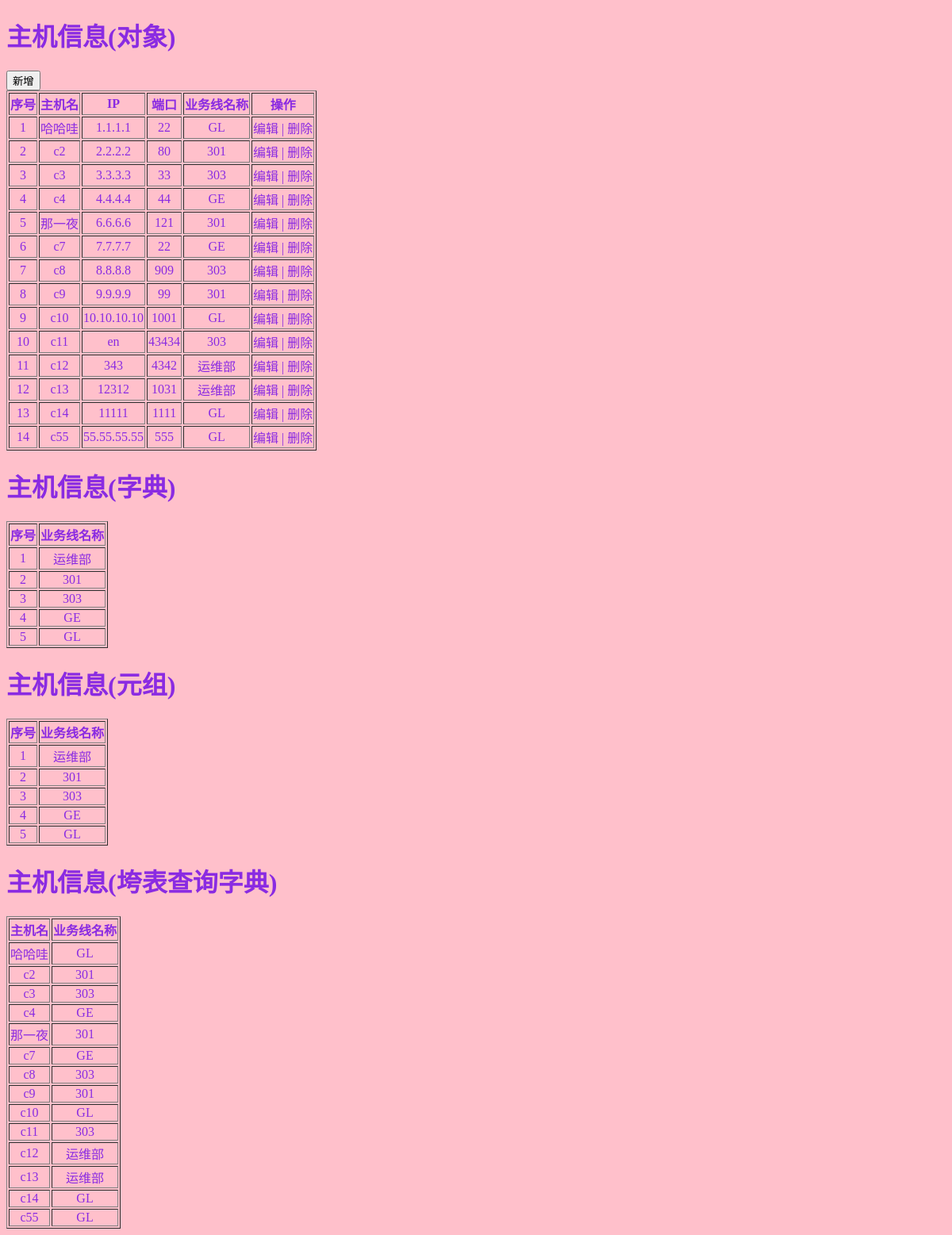
The page /cmdb/hosts on the database its author committed.
### cmdb/models.py (models this page shows)
class Hosts(models.Model):
    hostname = models.CharField(max_length=32)
    ip = models.GenericIPAddressField(max_length=32,unique=True)
    port = models.IntegerField()
    business = models.ForeignKey(to='Business',to_field='id')

class Business(models.Model):
    caption = models.CharField(max_length=32)
    code = models.IntegerField()

### cmdb/views.py (the view, shortened to what this page needs)
def hosts(request):
    for k,v in request.environ.items():
        print(k,v)
    if request.method == 'GET':
        v1 = models.Hosts.objects.all() #对象
        v2 = models.Business.objects.all().values() #字典
        v3 = models.Business.objects.all().values_list() #元组
        business_info = models.Business.objects.all()
        v4 = models.Hosts.objects.all().values('hostname','business__caption')
        return render(request,'hosts.html',{'v1':v1,'v2':v2,'v3':v3,'business_info':business_info,'v4':v4})

### templates/hosts.html (shortened to what this page needs)
<!DOCTYPE html>
<html lang="en">
<head>
    <link rel="stylesheet" href="/static/test.css"/>
</head>
<body>
    <h1>主机信息(对象)</h1>
    <input type="button" id="addhost" value="新增">
    <table border="1">
        <thead>
            <tr>
                <th>序号</th>
                <th>主机名</th>
                <th>IP</th>
                <th>端口</th>
                <th>业务线名称</th>
                <th>操作</th>
            </tr>
        </thead>
        <tbody>
            {% for row in v1 %}
            <tr hid="{{ row.id }}">
                <td>{{ forloop.counter }}</td>
                <td id="hostname">{{ row.hostname }}</td>
                <td id="ip">{{ row.ip }}</td>
                <td id="port">{{ row.port  }}</td>
                <td id="bus" bid="{{ row.business_id }}">{{ row.business.caption }}</td>
                <td><a class="edithost">编辑</a> | <a class="delhost">删除</a></td>
            </tr>
            {% endfor %}
        </tbody>
    </table>
    <h1>主机信息(字典)</h1>
    <table border="1">
        <thead>
            <tr>
                <th>序号</th>
                <th>业务线名称</th>
            </tr>
        </thead>
        <tbody>
            {% for row in v2 %}
            <tr hid="{{ row.id }}">
                <td>{{ forloop.counter }}</td>
                <td>{{ row.caption }}</td>
            </tr>
            {% endfor %}
        </tbody>
    </table>
    <h1>主机信息(元组)</h1>
    <table border="1">
        <thead>
            <tr>
                <th>序号</th>
                <th>业务线名称</th>
            </tr>
        </thead>
        <tbody>
            {% for row in v3 %}
            <tr hid="{{ row.0}}">
                <td>{{ forloop.counter }}</td>
                <td>{{ row.1 }}</td>
            </tr>
            {% endfor %}
        </tbody>
    </table>
    <h1>主机信息(垮表查询字典)</h1>
    <table border="1">
        <thead>
            <tr>
                <th>主机名</th>
                <th>业务线名称</th>
            </tr>
        </thead>
        <tbody>
            {% for row in v4 %}
            <tr>
                <td>{{ row.hostname }}</td>
                <td>{{ row.business__caption }}</td>
            </tr>
            {% endfor %}
        </tbody>
    </table>
</body>
</html>

### static/test.css (style rules this page uses)
body { background-color: pink; color: blueviolet; }
td { text-align: center; }

### rows shown on the page
Hosts: hostname "哈哈哇", ip "1.1.1.1", port "22", business.caption "GL"
Hosts: hostname "c2", ip "2.2.2.2", port "80", business.caption "301"
Hosts: hostname "c3", ip "3.3.3.3", port "33", business.caption "303"
Hosts: hostname "c4", ip "4.4.4.4", port "44", business.caption "GE"
Hosts: hostname "那一夜", ip "6.6.6.6", port "121", business.caption "301"
Hosts: hostname "c7", ip "7.7.7.7", port "22", business.caption "GE"
Hosts: hostname "c8", ip "8.8.8.8", port "909", business.caption "303"
Hosts: hostname "c9", ip "9.9.9.9", port "99", business.caption "301"
Hosts: hostname "c10", ip "10.10.10.10", port "1001", business.caption "GL"
Hosts: hostname "c11", ip "en", port "43434", business.caption "303"
Hosts: hostname "c12", ip "343", port "4342", business.caption "运维部"
Hosts: hostname "c13", ip "12312", port "1031", business.caption "运维部"
Hosts: hostname "c14", ip "11111", port "1111", business.caption "GL"
Hosts: hostname "c55", ip "55.55.55.55", port "555", business.caption "GL"
Business: caption "运维部"
Business: caption "301"
Business: caption "303"
Business: caption "GE"
Business: caption "GL"

### other values the page prints
{{ row.hostname }} "哈哈哇" "c2" "c3" "c4" "那一夜" "c7" "c8" "c9" "c10" "c11" "c12" "c13" "c14" "c55"
{{ row.business__caption }} "GL" "301" "303" "GE" "301" "GE" "303" "301" "GL" "303" "运维部" "运维部" "GL" "GL"
